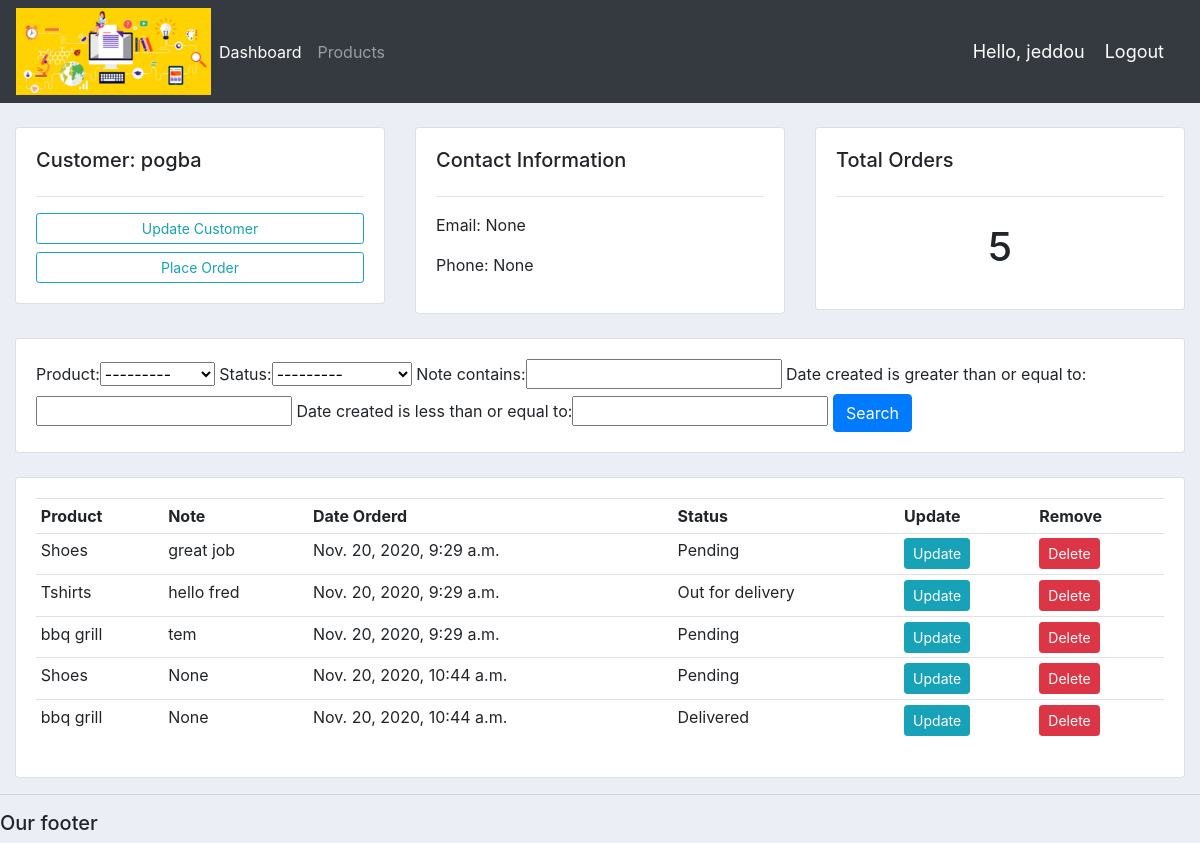
Before: /customer/2/ (signed in) with the older database file.
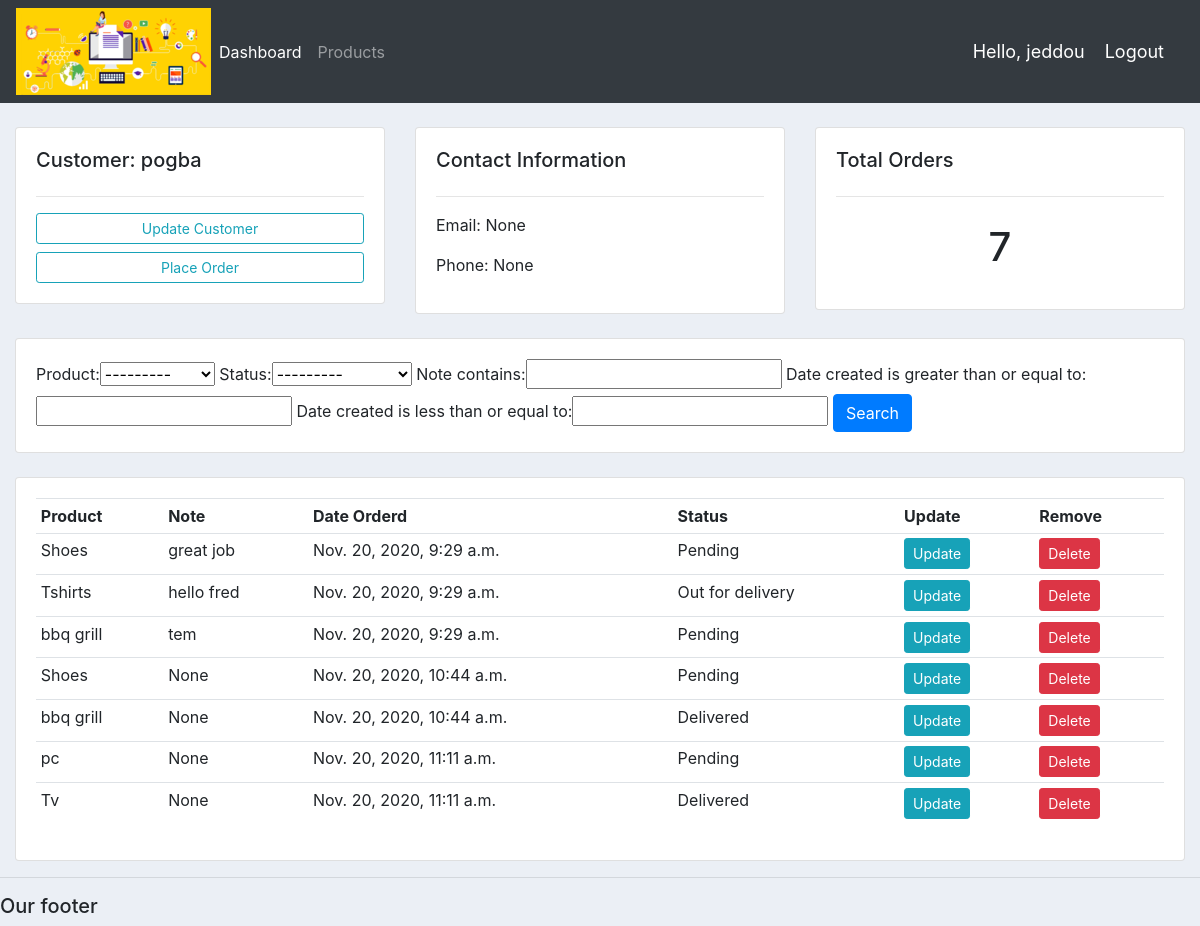
After: the same page with the newer database file.
### accounts/models.py (models this page shows, shortened)
class Order(models.Model):
	STATUS = (
			('Pending', 'Pending'),
			('Out for delivery', 'Out for delivery'),
			('Delivered', 'Delivered'),
			)
	customer = models.ForeignKey(Customer, null=True, on_delete= models.SET_NULL)
	product = models.ForeignKey(Product, null=True, on_delete= models.SET_NULL)
	date_created = models.DateTimeField(auto_now_add=True, null=True)
	status = models.CharField(max_length=200, null=True, choices=STATUS)
	note = models.CharField(max_length=1000, null=True)

class Product(models.Model):
	CATEGORY = (
			('Indoor', 'Indoor'),
			('Out Door', 'Out Door'),
			)
	name = models.CharField(max_length=200, null=True)
	price = models.FloatField(null=True)
	category = models.CharField(max_length=200, null=True, choices=CATEGORY)
	description = models.CharField(max_length=200, null=True, blank=True)
	date_created = models.DateTimeField(auto_now_add=True, null=True)
	tags = models.ManyToManyField(Tag)
	def __str__(self):
		return self.name

### accounts/decorators.py (the view)
		def wrapper_func(request, *args, **kwargs):
			group = None
			if request.user.groups.exists():
				group = request.user.groups.all()[0].name
			if group in allowed_roles:
				return view_func(request, *args, **kwargs)
			else:
				return HttpResponse('You are not authorized to view this page')

### accounts/views.py (called while the page is built)
@login_required(login_url='login')
@allowed_users(allowed_roles=['admin'])
def customer(request, pk_test):
	customer = Customer.objects.get(id=pk_test)
	orders = customer.order_set.all()
	order_count = orders.count()
	myFilter = OrderFilter(request.GET, queryset=orders)
	orders = myFilter.qs
	context = {'customer':customer, 'orders':orders, 'order_count':order_count,
	'myFilter':myFilter}
	return render(request, 'accounts/customer.html',context)

### accounts/templates/accounts/customer.html
{%  extends 'accounts/main.html' %}
{% block content %}
	<br>
<div class="row">
	<div class="col-md">
		<div class="card card-body">
			<h5>Customer:  {{customer.name}}</h5>
			<hr>
			<a class="btn btn-outline-info  btn-sm btn-block" href="">Update Customer</a>
			<a class="btn btn-outline-info  btn-sm btn-block" href="{% url 'create_order' customer.id %}">Place Order</a>
		</div>
	</div>
	<div class="col-md">
		<div class="card card-body">
			<h5>Contact Information</h5>
			<hr>
			<p>Email: {{customer.email}}</p>
			<p>Phone: {{customer.phone}}</p>
		</div>
	</div>
	<div class="col-md">
		<div class="card card-body">
			<h5>Total Orders</h5>
			<hr>
			<h1 style="text-align: center;padding: 10px">{{order_count}}</h1>
		</div>
	</div>
</div>
<br>
<div class="row">
	<div class="col">
		<div class="card card-body">
			<form method="get">
				{{myFilter.form}}
		    <button class="btn btn-primary" type="submit">Search</button>
		  </form>
		</div>
	</div>
</div>
<br>
<div class="row">
	<div class="col-md">
		<div class="card card-body">
			<table class="table table-sm">
				<tr>
					<th>Product</th>
					<th>Note</th>
					<th>Date Orderd</th>
					<th>Status</th>
					<th>Update</th>
					<th>Remove</th>
				</tr>
				{% for order in orders %}
				<tr>
					<td>{{order.product}}</td>
					<td>{{order.note}}</td>
					<td>{{order.date_created}}</td>
					<td>{{order.status}}</td>
					<td><a class="btn btn-sm btn-info" href="{% url 'update_order' order.id %}">Update</a></td>
					<td><a class="btn btn-sm btn-danger" href="{% url 'delete_order' order.id %}">Delete</a></td>
				</tr>
				{% endfor %}
			</table>
		</div>
	</div>
</div>
{% endblock %}

Changed rows visible on the page:
added Order: product "pc", note "None", date_created "Nov. 20, 2020, 11:11 a.m.", status "Pending"
added Order: product "Tv", note "None", date_created "Nov. 20, 2020, 11:11 a.m.", status "Delivered"
Other visible differences:
{{ order_count }}: "5" → "7"
